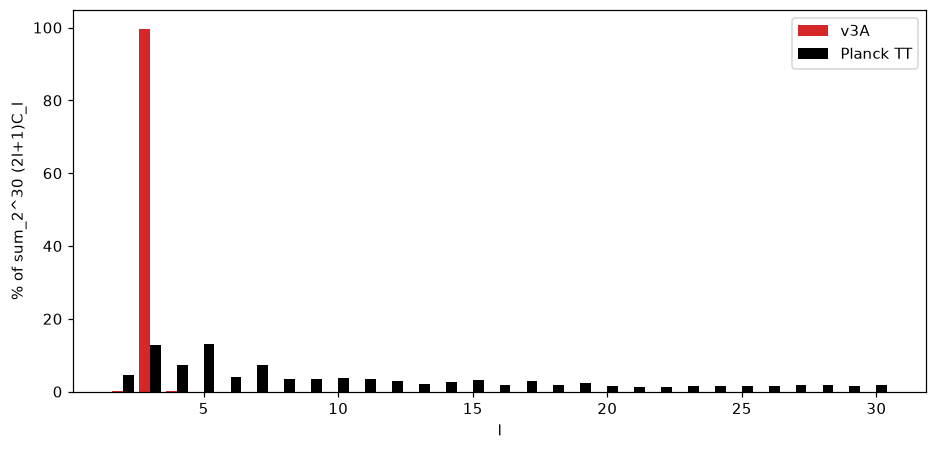

Write Python code to recreate this figure.
# v3A: share of l=2..30 power per l (monopole+dipole removed map) vs Planck TT.
import numpy as np,matplotlib;matplotlib.use('Agg');import matplotlib.pyplot as plt
from cmb_lightpath_v3_common import *
m,m1,cl,cl1,kind,mean=stats('A');l,pm,pp=pct(cl1)
fig,ax=plt.subplots(figsize=(10,4.5));ax.bar(l-.2,pm,.4,color='C3',label='v3A');ax.bar(l+.2,pp,.4,color='k',label='Planck TT')
ax.set_xlabel('l');ax.set_ylabel('% of sum_2^30 (2l+1)C_l');ax.legend();plt.savefig('cmb_lightpath_v3A_pct_l2_30.png',dpi=110,bbox_inches='tight')
